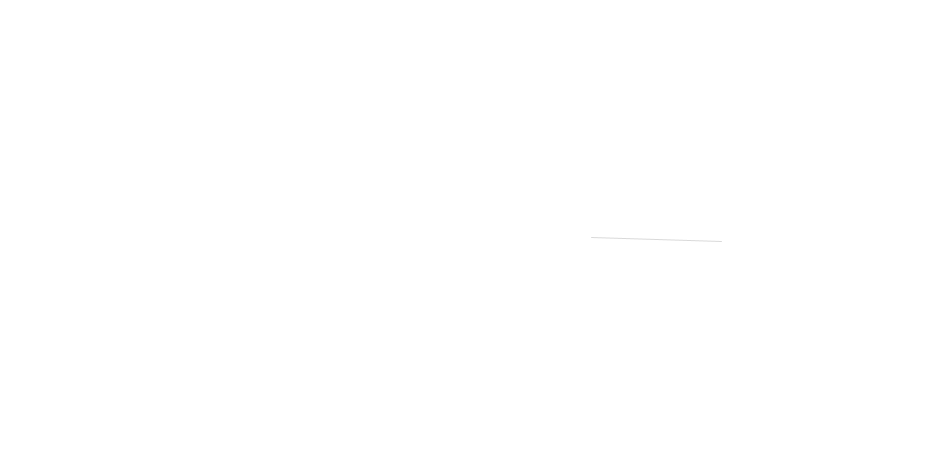
Frame 1 (no input)
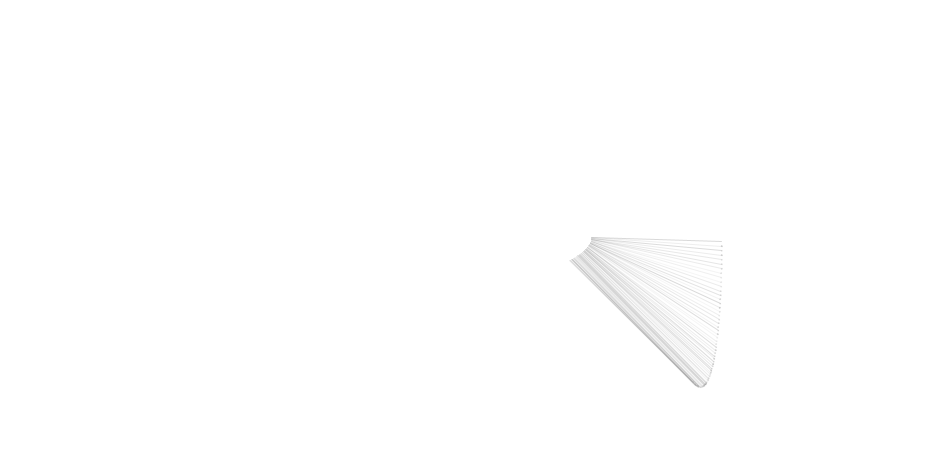
Frame 60 (the mouse pressed at the canvas centre just before this capture)
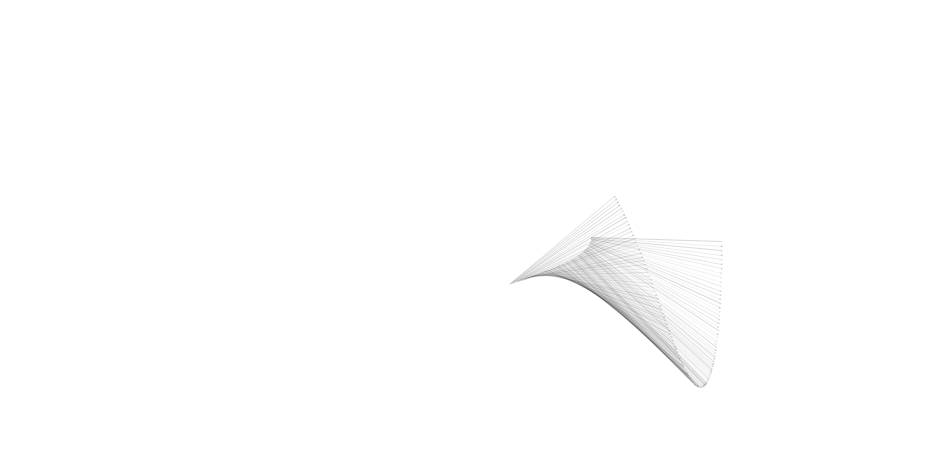
Frame 120 (the mouse held since frame 60 and released just before this capture)

The Processing sketch that drew these frames (run headless with seeded random() and noise(); from frame 60 on, the mouse is pressed at the canvas centre):

// Processing sketch: processing_1225
// ── processing_1225.pde

/*
Alba G. Corral
 Marzo 2009, Barcelona
 Motion
 */
float angle = 0.0; // Current angle
float speed = 0.01; // Speed of motion
float radius = 130.0; // Range of motion
float sx ;
float sy ;
float hh = 0;
color col;
void setup() {
  size(925, 475);
  noStroke();
  smooth();
  inicia( random(5.0),random(2.0));
}

void draw() {
  // EVENTOS
  if(keyPressed){
    if(key == '1') {
      inicia(5.0,random(1));
    }
    if(key == '2') {
      background(255);
      inicia(random(1),2);

    }
  }

  angle += speed; // Update the 
  println("angle:;"+angle);

  float sinval = sin(angle/sy);
  float cosval = cos(angle);

  // Set the position of the small circle based on new
  // values from sine and cosine
  float x = width/2 + (cosval * radius);
  float y = height/2 + (sinval * radius);
  fill(255);


  // Set the position of the large circles based on the
  // new position of the small circle
  float x2 = x + cos(angle * sx) * radius ;
  float y2 = y + sin(angle * sy) * radius ;
  ellipse(x2, y2, 1, 1); // Draw larger circle

  //line 
  if(hh<255){
    hh+=1;
  } 
  else{
    hh=0;
  }
  col = color(0,0,100+hh,15);
  stroke(0,random(10,40));
  line(x,y,x2,y2);

}

void inicia(float _sx, float _sy ){
  background(255);
  sy=_sx;
  sx = _sy;
  println("inicia : sx:   "+sx +"  sy:" + sy);
}
